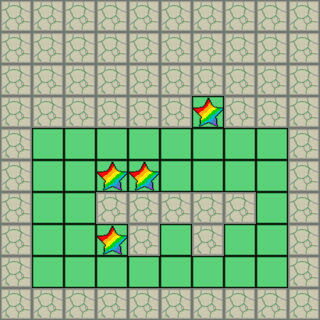

A 2D game scene composited from a Tiled map and its tileset images. What follows is a short description and the map's XML, with every tile layer's data as written:
An orthogonal 10x10 tile map with 32x32 px tiles, 3 tile layers (Floor, Wall, Checkpoint), 5 tilesets and 5 objects (4x Box, Player).

<map version="1.10" tiledversion="1.11.2" orientation="orthogonal" renderorder="right-down" width="10" height="10" tilewidth="32" tileheight="32" infinite="0" nextlayerid="11" nextobjectid="6"><tileset firstgid="1" source="grass.tsx" /><tileset firstgid="7" source="wall.tsx" /><tileset firstgid="8" source="charactor.tsx" /><tileset firstgid="9" source="box.tsx" /><tileset firstgid="10" source="star.tsx" /><layer id="1" name="Floor" width="10" height="10"><data encoding="csv">0,0,0,0,0,0,0,0,0,0,
0,0,0,0,0,0,0,0,0,0,
0,0,0,0,0,0,0,0,0,0,
0,0,0,0,0,0,1,0,0,0,
0,1,1,1,1,1,1,1,1,0,
0,1,1,1,1,1,1,1,1,0,
0,1,1,0,0,0,0,0,1,0,
0,1,1,1,0,1,0,1,1,0,
0,1,1,1,1,1,1,1,1,0,
0,0,0,0,0,0,0,0,0,0</data></layer><layer id="2" name="Wall" width="10" height="10"><data encoding="csv">7,7,7,7,7,7,7,7,7,7,
7,7,7,7,7,7,7,7,7,7,
7,7,7,7,7,7,7,7,7,7,
7,7,7,7,7,7,0,7,7,7,
7,0,0,0,0,0,0,0,0,7,
7,0,0,0,0,0,0,0,0,7,
7,0,0,7,7,7,7,7,0,7,
7,0,0,0,7,0,7,0,0,7,
7,0,0,0,0,0,0,0,0,7,
7,7,7,7,7,7,7,7,7,7</data></layer><layer id="10" name="Checkpoint" width="10" height="10"><data encoding="csv">0,0,0,0,0,0,0,0,0,0,
0,0,0,0,0,0,0,0,0,0,
0,0,0,0,0,0,0,0,0,0,
0,0,0,0,0,0,10,0,0,0,
0,0,0,0,0,0,0,0,0,0,
0,0,0,10,10,0,0,0,0,0,
0,0,0,0,0,0,0,0,0,0,
0,0,0,10,0,0,0,0,0,0,
0,0,0,0,0,0,0,0,0,0,
0,0,0,0,0,0,0,0,0,0</data></layer><objectgroup id="8" name="Player"><object id="1" name="Player" gid="8" x="256" y="160" width="32" height="32" /></objectgroup><objectgroup id="9" name="Box"><object id="2" name="Box" gid="9" x="64" y="192" width="32" height="32" /><object id="3" name="Box" gid="9" x="160" y="192" width="32" height="32" /><object id="4" name="Box" gid="9" x="224" y="192" width="32" height="32" /><object id="5" name="Box" gid="9" x="64" y="224" width="32" height="32" /></objectgroup></map>
